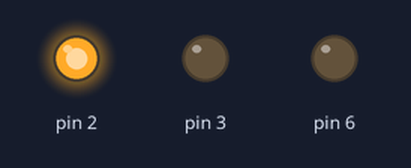
Recording of a sketch running on a simulated Arduino Uno, built for the host (arithmetic inside an expression is 32-bit, double 64-bit). Shown: output pins drawn as LEDs (lit = HIGH). What the sketch prints to the serial monitor is not drawn.

Above: at 0.1 s.
Timing chart, 0 to 1.6 s (numbered marks = the images above):
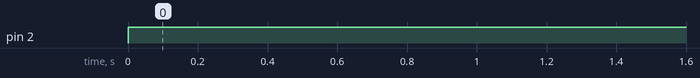

Measured:
- by itself, pin 2: LOW → HIGH at 0.00 s

The sketch:

sketch_apr12a.ino
```cpp
#include <avr/io.h>
#include <avr/interrupt.h>
#include <inttypes.h>


volatile uint8_t overflow_cont;
volatile uint8_t cor;
//unsigned char
ISR(TIMER1_OVF_vect){

  overflow_cont++;
  //Serial.println(OCR0A);
  if(overflow_cont < 41){
    OCR0A = OCR0A + 3;
  }
  else if( overflow_cont > 48 && overflow_cont < 61){
    OCR0A = OCR0A - 4;
  }
  else if(overflow_cont > 80 && overflow_cont < 101){
    OCR0A = OCR0A + 6;
  }
  else if(overflow_cont > 101 && overflow_cont < 120){
    OCR0A = OCR0A - 10;
  }
  else if(255 > overflow_cont && overflow_cont > 120){
    OCR0A = 0;
  }
  Serial.println(OCR0A);
}

int main(void)
{
  Serial.begin(9600);
  //DDRB |= 0xFF;
  PORTB &= 0x00;
  DDRD &= 0x00;
  DDRD |= 0b01001100;
  PORTD &= 0x00;
  //DDRD |= _BV(PD6);

  TCCR1A |= 0x00;
  TCCR1B &= 0x00;
  TCCR1B |= 0b00000011;


  TCCR0A |= 0b10000011;
  TCCR0B |= 0b00000100;

  TIMSK1 &= 0x00;
  TIMSK1 |= 0b00000001;

  OCR0A = 0x00;

  //ligando motor
  PORTD |= 0b00000100;
  sei();
    while (1)
    {

      if(overflow_cont < 41){
        PORTB &= 0x00;
        PORTB |= 0b00100000;
      }
      else if(overflow_cont < 49){
        PORTB &= 0x00;
        PORTB |= 0b00010000;
      }
      else if(overflow_cont < 61){
        PORTB &= 0x00;
        PORTB |= 0b00001000;
      }
      else if(overflow_cont < 81){
        PORTB &= 0x00;
        PORTB |= 0b00000100;
      }
      else if(overflow_cont < 101){
        PORTB &= 0x00;
        PORTB |= 0b00000010;
      }
      else if(overflow_cont < 120){
        PORTB &= 0x00;
        PORTB |= 0b00000001;
      }
    }
  return 0;
}
```
